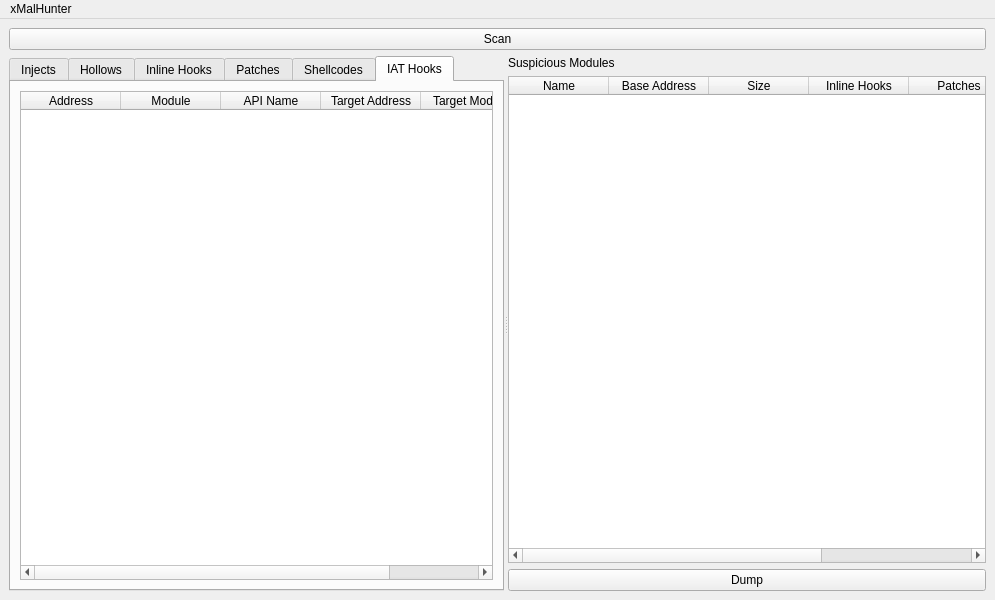
<?xml version="1.0" encoding="UTF-8"?>
<ui version="4.0">
 <class>PluginMainWindow</class>
 <widget class="QMainWindow" name="PluginMainWindow">
  <property name="geometry">
   <rect>
    <x>0</x>
    <y>0</y>
    <width>995</width>
    <height>600</height>
   </rect>
  </property>
  <property name="windowTitle">
   <string>xMalHunter</string>
  </property>
  <property name="windowIcon">
   <iconset resource="resource.qrc">
    <normaloff>:/icons/images/icon.png</normaloff>:/icons/images/icon.png</iconset>
  </property>
  <widget class="QWidget" name="centralwidget">
   <layout class="QHBoxLayout" name="horizontalLayout">
    <item>
     <layout class="QVBoxLayout" name="verticalLayout">
      <property name="sizeConstraint">
       <enum>QLayout::SetMaximumSize</enum>
      </property>
      <item>
       <widget class="QPushButton" name="buttonScan">
        <property name="text">
         <string>Scan</string>
        </property>
       </widget>
      </item>
      <item>
       <widget class="QSplitter" name="splitter">
        <property name="orientation">
         <enum>Qt::Horizontal</enum>
        </property>
        <widget class="QTabWidget" name="tabResult">
         <property name="sizePolicy">
          <sizepolicy hsizetype="Expanding" vsizetype="Expanding">
           <horstretch>0</horstretch>
           <verstretch>0</verstretch>
          </sizepolicy>
         </property>
         <property name="currentIndex">
          <number>5</number>
         </property>
         <widget class="QWidget" name="tabInject">
          <attribute name="title">
           <string>Injects</string>
          </attribute>
          <layout class="QVBoxLayout" name="verticalLayout_2">
           <item>
            <widget class="QTableWidget" name="tableInject">
             <property name="sizePolicy">
              <sizepolicy hsizetype="Expanding" vsizetype="Expanding">
               <horstretch>0</horstretch>
               <verstretch>0</verstretch>
              </sizepolicy>
             </property>
             <property name="verticalScrollBarPolicy">
              <enum>Qt::ScrollBarAlwaysOff</enum>
             </property>
             <property name="horizontalScrollBarPolicy">
              <enum>Qt::ScrollBarAlwaysOff</enum>
             </property>
             <property name="sizeAdjustPolicy">
              <enum>QAbstractScrollArea::AdjustToContents</enum>
             </property>
             <property name="editTriggers">
              <set>QAbstractItemView::NoEditTriggers</set>
             </property>
             <property name="gridStyle">
              <enum>Qt::SolidLine</enum>
             </property>
             <property name="rowCount">
              <number>0</number>
             </property>
             <attribute name="horizontalHeaderVisible">
              <bool>false</bool>
             </attribute>
             <attribute name="horizontalHeaderStretchLastSection">
              <bool>true</bool>
             </attribute>
             <attribute name="verticalHeaderVisible">
              <bool>false</bool>
             </attribute>
             <column>
              <property name="text">
               <string>Base Address</string>
              </property>
             </column>
             <column>
              <property name="text">
               <string>Module Size</string>
              </property>
             </column>
            </widget>
           </item>
          </layout>
         </widget>
         <widget class="QWidget" name="tabHollow">
          <attribute name="title">
           <string>Hollows</string>
          </attribute>
          <layout class="QVBoxLayout" name="verticalLayout_7">
           <item>
            <widget class="QTableWidget" name="tableHollow">
             <property name="sizePolicy">
              <sizepolicy hsizetype="Expanding" vsizetype="Expanding">
               <horstretch>0</horstretch>
               <verstretch>0</verstretch>
              </sizepolicy>
             </property>
             <property name="verticalScrollBarPolicy">
              <enum>Qt::ScrollBarAlwaysOff</enum>
             </property>
             <property name="horizontalScrollBarPolicy">
              <enum>Qt::ScrollBarAlwaysOff</enum>
             </property>
             <property name="sizeAdjustPolicy">
              <enum>QAbstractScrollArea::AdjustToContents</enum>
             </property>
             <property name="editTriggers">
              <set>QAbstractItemView::NoEditTriggers</set>
             </property>
             <property name="gridStyle">
              <enum>Qt::SolidLine</enum>
             </property>
             <property name="rowCount">
              <number>0</number>
             </property>
             <attribute name="horizontalHeaderStretchLastSection">
              <bool>true</bool>
             </attribute>
             <attribute name="verticalHeaderVisible">
              <bool>false</bool>
             </attribute>
             <column>
              <property name="text">
               <string>Base Address</string>
              </property>
             </column>
             <column>
              <property name="text">
               <string>Module Size</string>
              </property>
             </column>
            </widget>
           </item>
          </layout>
         </widget>
         <widget class="QWidget" name="tabInline">
          <attribute name="title">
           <string>Inline Hooks</string>
          </attribute>
          <layout class="QVBoxLayout" name="verticalLayout_3">
           <item>
            <widget class="QTableWidget" name="tableInline">
             <property name="sizeAdjustPolicy">
              <enum>QAbstractScrollArea::AdjustToContents</enum>
             </property>
             <property name="editTriggers">
              <set>QAbstractItemView::NoEditTriggers</set>
             </property>
             <attribute name="horizontalHeaderMinimumSectionSize">
              <number>34</number>
             </attribute>
             <attribute name="horizontalHeaderStretchLastSection">
              <bool>true</bool>
             </attribute>
             <attribute name="verticalHeaderDefaultSectionSize">
              <number>30</number>
             </attribute>
             <attribute name="verticalHeaderMinimumSectionSize">
              <number>23</number>
             </attribute>
             <column>
              <property name="text">
               <string>Address</string>
              </property>
             </column>
             <column>
              <property name="text">
               <string>Module</string>
              </property>
             </column>
             <column>
              <property name="text">
               <string>API Name</string>
              </property>
             </column>
             <column>
              <property name="text">
               <string>Disassembly</string>
              </property>
             </column>
             <column>
              <property name="text">
               <string>Target Address</string>
              </property>
             </column>
             <column>
              <property name="text">
               <string>Target Module</string>
              </property>
             </column>
            </widget>
           </item>
          </layout>
         </widget>
         <widget class="QWidget" name="tabPatch">
          <attribute name="title">
           <string>Patches</string>
          </attribute>
          <layout class="QVBoxLayout" name="verticalLayout_4">
           <item>
            <widget class="QTableWidget" name="tablePatch">
             <property name="editTriggers">
              <set>QAbstractItemView::NoEditTriggers</set>
             </property>
             <attribute name="horizontalHeaderStretchLastSection">
              <bool>false</bool>
             </attribute>
             <column>
              <property name="text">
               <string>Address</string>
              </property>
             </column>
             <column>
              <property name="text">
               <string>Module</string>
              </property>
             </column>
             <column>
              <property name="text">
               <string>Size</string>
              </property>
             </column>
             <column>
              <property name="text">
               <string>Disassembly</string>
              </property>
             </column>
             <column>
              <property name="text">
               <string>Bytes</string>
              </property>
             </column>
            </widget>
           </item>
          </layout>
         </widget>
         <widget class="QWidget" name="tabShellcode">
          <attribute name="title">
           <string>Shellcodes</string>
          </attribute>
          <layout class="QVBoxLayout" name="verticalLayout_5">
           <item>
            <widget class="QTableWidget" name="tableShellcode">
             <property name="editTriggers">
              <set>QAbstractItemView::NoEditTriggers</set>
             </property>
             <attribute name="horizontalHeaderStretchLastSection">
              <bool>true</bool>
             </attribute>
             <attribute name="verticalHeaderDefaultSectionSize">
              <number>30</number>
             </attribute>
             <column>
              <property name="text">
               <string>Address</string>
              </property>
             </column>
             <column>
              <property name="text">
               <string>Size</string>
              </property>
             </column>
             <column>
              <property name="text">
               <string>Disassembly</string>
              </property>
             </column>
            </widget>
           </item>
          </layout>
         </widget>
         <widget class="QWidget" name="tabIat">
          <attribute name="title">
           <string>IAT Hooks</string>
          </attribute>
          <layout class="QVBoxLayout" name="verticalLayout_6">
           <item>
            <widget class="QTableWidget" name="tableIat">
             <property name="contextMenuPolicy">
              <enum>Qt::DefaultContextMenu</enum>
             </property>
             <property name="editTriggers">
              <set>QAbstractItemView::NoEditTriggers</set>
             </property>
             <attribute name="horizontalHeaderStretchLastSection">
              <bool>true</bool>
             </attribute>
             <column>
              <property name="text">
               <string>Address</string>
              </property>
             </column>
             <column>
              <property name="text">
               <string>Module</string>
              </property>
             </column>
             <column>
              <property name="text">
               <string>API Name</string>
              </property>
             </column>
             <column>
              <property name="text">
               <string>Target Address</string>
              </property>
             </column>
             <column>
              <property name="text">
               <string>Target Module</string>
              </property>
             </column>
            </widget>
           </item>
          </layout>
         </widget>
        </widget>
        <widget class="QWidget" name="">
         <layout class="QVBoxLayout" name="verticalLayout_8">
          <item>
           <widget class="QLabel" name="labelModule">
            <property name="text">
             <string>Suspicious Modules</string>
            </property>
           </widget>
          </item>
          <item>
           <widget class="QTableWidget" name="tableModule">
            <property name="sizePolicy">
             <sizepolicy hsizetype="Expanding" vsizetype="Expanding">
              <horstretch>0</horstretch>
              <verstretch>0</verstretch>
             </sizepolicy>
            </property>
            <property name="minimumSize">
             <size>
              <width>0</width>
              <height>0</height>
             </size>
            </property>
            <property name="contextMenuPolicy">
             <enum>Qt::CustomContextMenu</enum>
            </property>
            <property name="sizeAdjustPolicy">
             <enum>QAbstractScrollArea::AdjustToContents</enum>
            </property>
            <property name="editTriggers">
             <set>QAbstractItemView::NoEditTriggers</set>
            </property>
            <property name="rowCount">
             <number>0</number>
            </property>
            <attribute name="horizontalHeaderStretchLastSection">
             <bool>true</bool>
            </attribute>
            <column>
             <property name="text">
              <string>Name</string>
             </property>
            </column>
            <column>
             <property name="text">
              <string>Base Address</string>
             </property>
            </column>
            <column>
             <property name="text">
              <string>Size</string>
             </property>
            </column>
            <column>
             <property name="text">
              <string>Inline Hooks</string>
             </property>
            </column>
            <column>
             <property name="text">
              <string>Patches</string>
             </property>
            </column>
            <column>
             <property name="text">
              <string>IAT Hooks</string>
             </property>
            </column>
           </widget>
          </item>
          <item>
           <widget class="QPushButton" name="buttonDump">
            <property name="text">
             <string>Dump</string>
            </property>
           </widget>
          </item>
         </layout>
        </widget>
       </widget>
      </item>
     </layout>
    </item>
   </layout>
  </widget>
  <widget class="QMenuBar" name="menubar">
   <property name="geometry">
    <rect>
     <x>0</x>
     <y>0</y>
     <width>995</width>
     <height>21</height>
    </rect>
   </property>
   <widget class="QMenu" name="menuxMalHunter">
    <property name="title">
     <string>xMalHunter</string>
    </property>
    <addaction name="actionClearText"/>
   </widget>
   <addaction name="menuxMalHunter"/>
  </widget>
  <action name="actionClearText">
   <property name="text">
    <string>&amp;Clear Text</string>
   </property>
   <property name="toolTip">
    <string>Clear Text</string>
   </property>
  </action>
 </widget>
 <resources>
  <include location="resource.qrc"/>
 </resources>
 <connections>
  <connection>
   <sender>actionClearText</sender>
   <signal>triggered()</signal>
   <receiver>buttonScan</receiver>
   <slot>click()</slot>
   <hints>
    <hint type="sourcelabel">
     <x>-1</x>
     <y>-1</y>
    </hint>
    <hint type="destinationlabel">
     <x>399</x>
     <y>558</y>
    </hint>
   </hints>
  </connection>
 </connections>
</ui>
